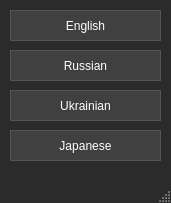
<?xml version="1.0" encoding="UTF-8"?>
<ui version="4.0">
 <class>MainWindow</class>
 <widget class="QMainWindow" name="MainWindow">
  <property name="geometry">
   <rect>
    <x>0</x>
    <y>0</y>
    <width>171</width>
    <height>203</height>
   </rect>
  </property>
  <property name="windowTitle">
   <string>MainWindow</string>
  </property>
  <property name="styleSheet">
   <string>QMainWindow {
    background-color: #2b2b2b;
    color: #ffffff;
}
QPushButton {
    background-color: #404040;
    color: #ffffff;
    border: 1px solid #555555;
    padding: 5px;
}
QPushButton:hover {
    background-color: #505050;
}</string>
  </property>
  <widget class="QWidget" name="centralwidget">
   <widget class="QPushButton" name="pushButton">
    <property name="geometry">
     <rect>
      <x>10</x>
      <y>10</y>
      <width>151</width>
      <height>31</height>
     </rect>
    </property>
    <property name="text">
     <string>English</string>
    </property>
   </widget>
   <widget class="QPushButton" name="pushButton_2">
    <property name="geometry">
     <rect>
      <x>10</x>
      <y>50</y>
      <width>151</width>
      <height>31</height>
     </rect>
    </property>
    <property name="text">
     <string>Russian</string>
    </property>
   </widget>
   <widget class="QPushButton" name="pushButton_3">
    <property name="geometry">
     <rect>
      <x>10</x>
      <y>90</y>
      <width>151</width>
      <height>31</height>
     </rect>
    </property>
    <property name="text">
     <string>Ukrainian</string>
    </property>
   </widget>
   <widget class="QPushButton" name="pushButton_4">
    <property name="geometry">
     <rect>
      <x>10</x>
      <y>130</y>
      <width>151</width>
      <height>31</height>
     </rect>
    </property>
    <property name="text">
     <string>Japanese</string>
    </property>
   </widget>
  </widget>
  <widget class="QMenuBar" name="menubar">
   <property name="geometry">
    <rect>
     <x>0</x>
     <y>0</y>
     <width>171</width>
     <height>21</height>
    </rect>
   </property>
  </widget>
  <widget class="QStatusBar" name="statusbar"/>
 </widget>
 <resources/>
 <connections/>
</ui>
